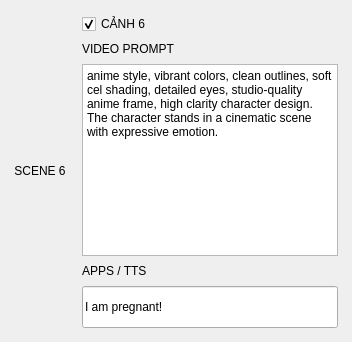
                <widget class="QFrame" name="sceneFrame_6">
                 <property name="sizePolicy">
                  <sizepolicy hsizetype="Expanding" vsizetype="Fixed">
                   <horstretch>0</horstretch>
                   <verstretch>0</verstretch>
                  </sizepolicy>
                 </property>
                 <property name="minimumSize">
                  <size>
                   <width>0</width>
                   <height>235</height>
                  </size>
                 </property>
                 <property name="role" stdset="0">
                  <string>sceneFrame</string>
                 </property>
                 <layout class="QHBoxLayout" name="sceneLayout_6">
                  <property name="spacing">
                   <number>16</number>
                  </property>
                  <property name="leftMargin">
                   <number>14</number>
                  </property>
                  <property name="topMargin">
                   <number>14</number>
                  </property>
                  <property name="rightMargin">
                   <number>14</number>
                  </property>
                  <property name="bottomMargin">
                   <number>14</number>
                  </property>
                  <item stretch="1">
                   <widget class="QLabel" name="sceneImageBox_6">
                    <property name="minimumSize">
                     <size>
                      <width>0</width>
                      <height>165</height>
                     </size>
                    </property>
                    <property name="text">
                     <string>SCENE 6</string>
                    </property>
                    <property name="role" stdset="0">
                     <string>sceneImageBox</string>
                    </property>
                    <property name="alignment">
                     <set>Qt::AlignCenter</set>
                    </property>
                   </widget>
                  </item>
                  <item stretch="3">
                   <widget class="QFrame" name="sceneRightBox_6">
                    <property name="sizePolicy">
                     <sizepolicy hsizetype="Expanding" vsizetype="Expanding">
                      <horstretch>0</horstretch>
                      <verstretch>0</verstretch>
                     </sizepolicy>
                    </property>
                    <layout class="QVBoxLayout" name="sceneRightLayout_6">
                     <property name="spacing">
                      <number>8</number>
                     </property>
                     <property name="leftMargin">
                      <number>0</number>
                     </property>
                     <property name="topMargin">
                      <number>0</number>
                     </property>
                     <property name="rightMargin">
                      <number>0</number>
                     </property>
                     <property name="bottomMargin">
                      <number>0</number>
                     </property>
                     <item>
                      <widget class="QCheckBox" name="sceneTitle_6">
                       <property name="sizePolicy">
                        <sizepolicy hsizetype="Expanding" vsizetype="Fixed">
                         <horstretch>0</horstretch>
                         <verstretch>0</verstretch>
                        </sizepolicy>
                       </property>
                       <property name="text">
                        <string>CẢNH 6</string>
                       </property>
                       <property name="checked">
                        <bool>true</bool>
                       </property>
                       <property name="role" stdset="0">
                        <string>sceneTitle</string>
                       </property>
                      </widget>
                     </item>
                     <item>
                      <widget class="QLabel" name="labelPrompt_6">
                       <property name="text">
                        <string>VIDEO PROMPT</string>
                       </property>
                       <property name="role" stdset="0">
                        <string>cyanLabel</string>
                       </property>
                      </widget>
                     </item>
                     <item stretch="1">
                      <widget class="QTextEdit" name="prompt_6">
                       <property name="sizePolicy">
                        <sizepolicy hsizetype="Expanding" vsizetype="Expanding">
                         <horstretch>0</horstretch>
                         <verstretch>0</verstretch>
                        </sizepolicy>
                       </property>
                       <property name="minimumSize">
                        <size>
                         <width>0</width>
                         <height>90</height>
                        </size>
                       </property>
                       <property name="plainText">
                        <string>anime style, vibrant colors, clean outlines, soft cel shading, detailed eyes, studio-quality anime frame, high clarity character design. The character stands in a cinematic scene with expressive emotion.</string>
                       </property>
                      </widget>
                     </item>
                     <item>
                      <widget class="QLabel" name="labelTts_6">
                       <property name="text">
                        <string>APPS / TTS</string>
                       </property>
                       <property name="role" stdset="0">
                        <string>cyanLabel</string>
                       </property>
                      </widget>
                     </item>
                     <item>
                      <widget class="QLineEdit" name="tts_6">
                       <property name="sizePolicy">
                        <sizepolicy hsizetype="Expanding" vsizetype="Fixed">
                         <horstretch>0</horstretch>
                         <verstretch>0</verstretch>
                        </sizepolicy>
                       </property>
                       <property name="minimumSize">
                        <size>
                         <width>0</width>
                         <height>42</height>
                        </size>
                       </property>
                       <property name="text">
                        <string>I am pregnant!</string>
                       </property>
                      </widget>
                     </item>
                    </layout>
                   </widget>
                  </item>
                 </layout>
                </widget>
